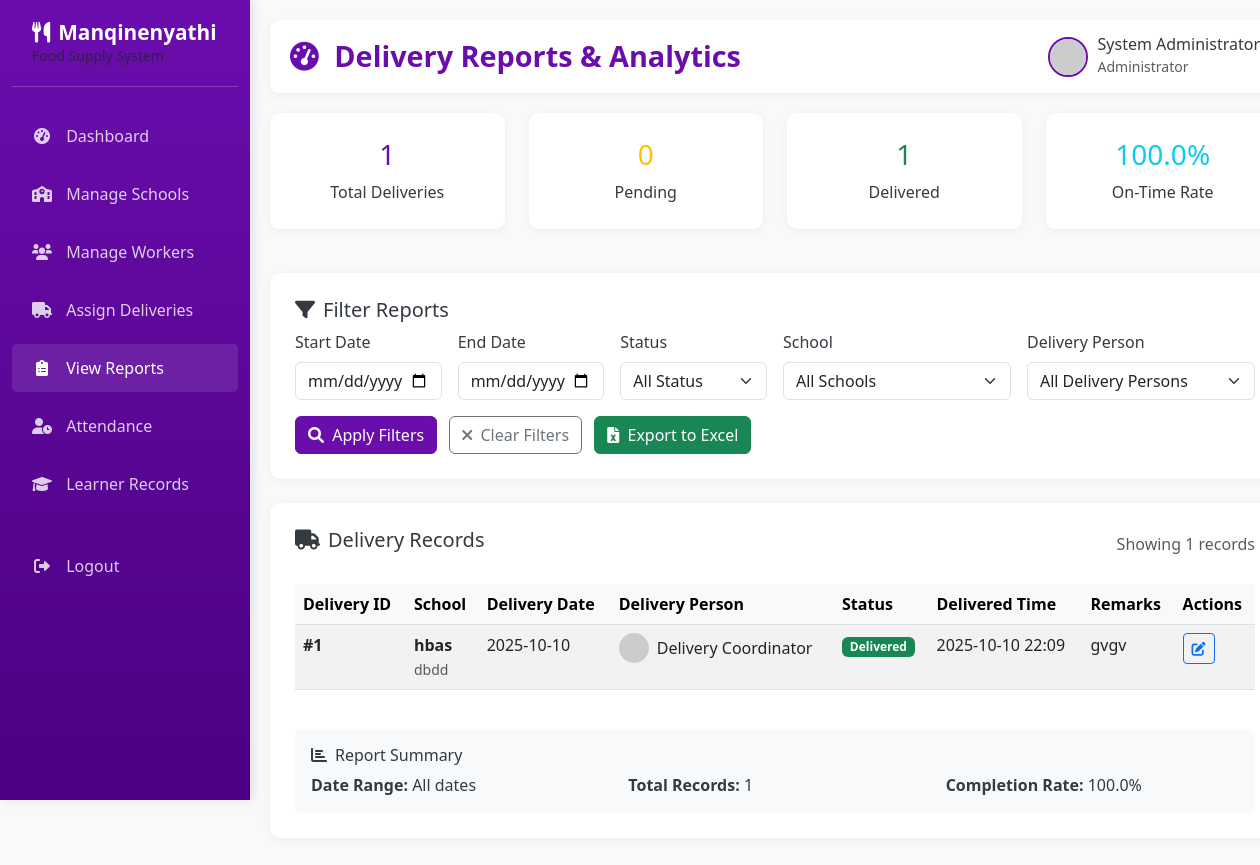
Page /admin/reports (signed in) on the earlier database version.
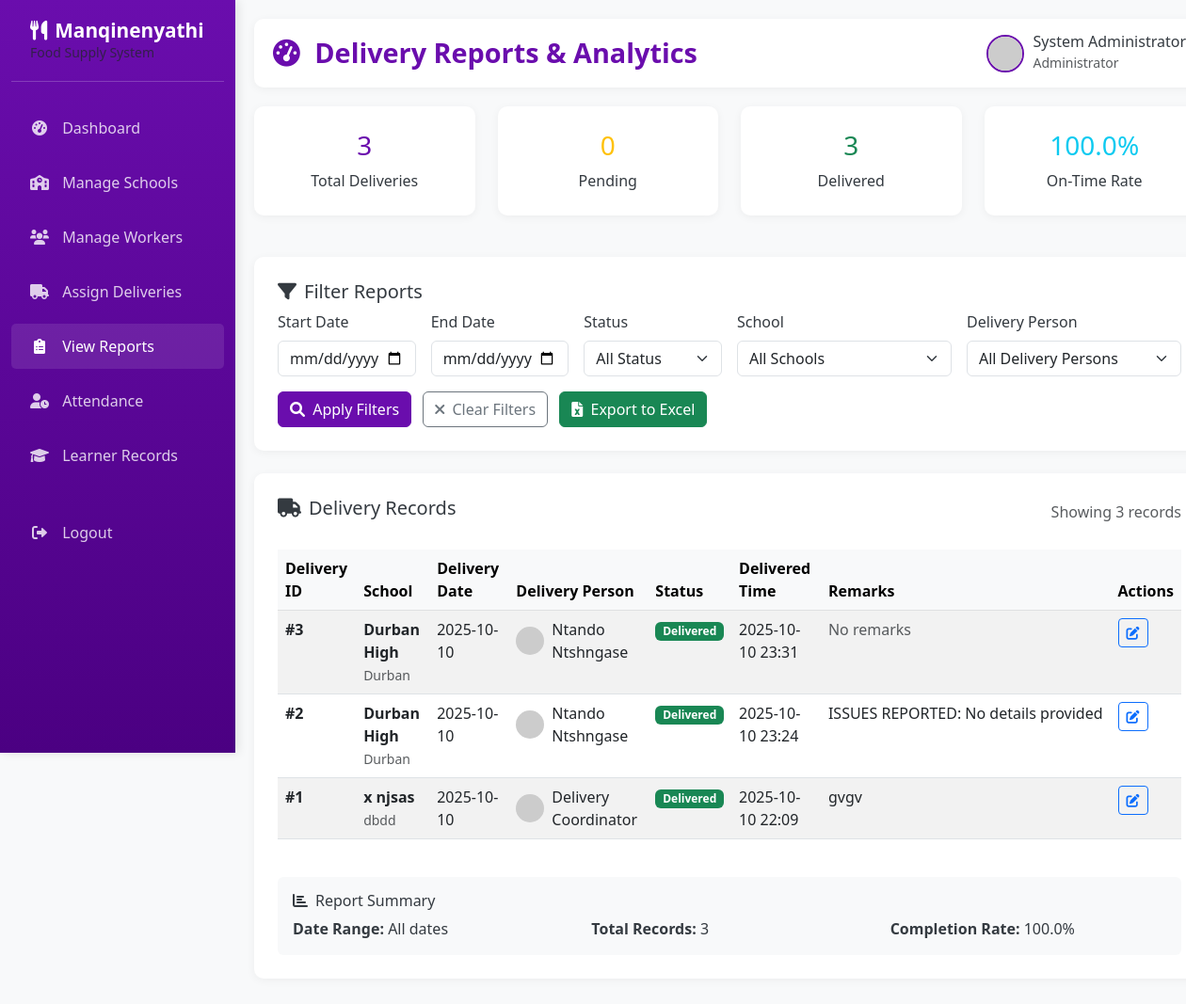
Same page on the later database version.
### app.py (models this page shows, shortened)
class Delivery(db.Model):
    __tablename__ = 'deliveries'
    delivery_id = db.Column(db.Integer, primary_key=True)
    school_id = db.Column(db.Integer, db.ForeignKey('schools.school_id'), nullable=False)
    delivery_date = db.Column(db.Date, nullable=False)
    location = db.Column(db.String(150), nullable=False)
    delivery_guy_id = db.Column(db.Integer, db.ForeignKey('users.user_id'), nullable=False)
    status = db.Column(db.Enum('Pending', 'Delivered'), default='Pending')
    delivered_time = db.Column(db.DateTime)
    remarks = db.Column(db.Text)
    created_at = db.Column(db.DateTime, default=datetime.utcnow)

class School(db.Model):
    __tablename__ = 'schools'
    school_id = db.Column(db.Integer, primary_key=True)
    school_name = db.Column(db.String(150), nullable=False)
    location = db.Column(db.String(150), nullable=False)
    contact_person = db.Column(db.String(100), nullable=False)
    contact_number = db.Column(db.String(20), nullable=False)
    created_at = db.Column(db.DateTime, default=datetime.utcnow)
    deliveries = db.relationship('Delivery', backref='school')
    attendance = db.relationship('Attendance', backref='school')
    learners = db.relationship('Learner', backref='school')

class User(db.Model):
    __tablename__ = 'users'
    user_id = db.Column(db.Integer, primary_key=True)
    full_name = db.Column(db.String(100), nullable=False)
    email = db.Column(db.String(100), unique=True, nullable=False)
    password = db.Column(db.String(255), nullable=False)
    role = db.Column(db.Enum('admin', 'cooker', 'delivery'), nullable=False)
    phone = db.Column(db.String(20))
    created_at = db.Column(db.DateTime, default=datetime.utcnow)
    deliveries = db.relationship('Delivery', backref='delivery_guy', foreign_keys='Delivery.delivery_guy_id')
    attendance = db.relationship('Attendance', backref='cooker', foreign_keys='Attendance.cooker_id')
    learners = db.relationship('Learner', backref='cooker', foreign_keys='Learner.cooker_id')

### app.py (the view)
@app.route('/admin/reports')
def admin_reports():
    if session.get('role') != 'admin':
        return redirect(url_for('home'))
    start_date = request.args.get('start_date', '')
    end_date = request.args.get('end_date', '')
    status_filter = request.args.get('status', '')
    school_filter = request.args.get('school', '')
    delivery_guy_filter = request.args.get('delivery_guy', '')
    query = db.session.query(Delivery, School, User)\
        .join(School, Delivery.school_id == School.school_id)\
        .join(User, Delivery.delivery_guy_id == User.user_id)
    if start_date:
        try:
            start_date_obj = datetime.strptime(start_date, '%Y-%m-%d').date()
            query = query.filter(Delivery.delivery_date >= start_date_obj)
        except ValueError:
            flash('Invalid start date format', 'error')
    if end_date:
        try:
            end_date_obj = datetime.strptime(end_date, '%Y-%m-%d').date()
            query = query.filter(Delivery.delivery_date <= end_date_obj)
        except ValueError:
            flash('Invalid end date format', 'error')
    if status_filter:
        query = query.filter(Delivery.status == status_filter)
    if school_filter:
        query = query.filter(Delivery.school_id == school_filter)
    if delivery_guy_filter:
        query = query.filter(Delivery.delivery_guy_id == delivery_guy_filter)
    delivery_records = query.order_by(Delivery.delivery_date.desc(), Delivery.created_at.desc()).all()
    all_schools = School.query.order_by(School.school_name).all()
    all_delivery_guys = User.query.filter_by(role='delivery').order_by(User.full_name).all()
    total_deliveries = len(delivery_records)
    pending_deliveries = len([d for d, s, u in delivery_records if d.status == 'Pending'])
    delivered_deliveries = len([d for d, s, u in delivery_records if d.status == 'Delivered'])
    on_time_deliveries = 0
    for delivery, school, delivery_guy in delivery_records:
        if delivery.status == 'Delivered' and delivery.delivered_time:
            if delivery.delivered_time.date() <= delivery.delivery_date:
                on_time_deliveries += 1
    on_time_rate = round((on_time_deliveries / delivered_deliveries * 100), 1) if delivered_deliveries > 0 else 0
    return render_template('admin_reports.html',
                         delivery_records=delivery_records,
                         total_deliveries=total_deliveries,
                         pending_deliveries=pending_deliveries,
                         delivered_deliveries=delivered_deliveries,
                         on_time_rate=on_time_rate,
                         all_schools=all_schools,
                         all_delivery_guys=all_delivery_guys,
                         start_date=start_date,
                         end_date=end_date,
                         status_filter=status_filter,
                         school_filter=school_filter,
                         delivery_guy_filter=delivery_guy_filter)

### templates/admin_reports.html (shortened to what this page needs)
{% extends "admin_base.html" %}
{% block page_title %}Delivery Reports & Analytics{% endblock %}
{% block content %}
<div class="row">
    <div class="col-12">
        <div class="row mb-4">
            <div class="col-md-3">
                <div class="content-card text-center">
                    <h3 class="text-purple">{{ total_deliveries }}</h3>
                    <p class="mb-0">Total Deliveries</p>
                </div>
            </div>
            <div class="col-md-3">
                <div class="content-card text-center">
                    <h3 class="text-warning">{{ pending_deliveries }}</h3>
                    <p class="mb-0">Pending</p>
                </div>
            </div>
            <div class="col-md-3">
                <div class="content-card text-center">
                    <h3 class="text-success">{{ delivered_deliveries }}</h3>
                    <p class="mb-0">Delivered</p>
                </div>
            </div>
            <div class="col-md-3">
                <div class="content-card text-center">
                    <h3 class="text-info">{{ on_time_rate }}%</h3>
                    <p class="mb-0">On-Time Rate</p>
                </div>
            </div>
        </div>
        <div class="content-card mb-4">
            <h5><i class="fas fa-filter me-2"></i>Filter Reports</h5>
            <form method="get" class="row g-3">
                <div class="col-md-2">
                    <label for="start_date" class="form-label">Start Date</label>
                    <input type="date" class="form-control" id="start_date" name="start_date" value="{{ start_date }}">
                </div>
                <div class="col-md-2">
                    <label for="end_date" class="form-label">End Date</label>
                    <input type="date" class="form-control" id="end_date" name="end_date" value="{{ end_date }}">
                </div>
                <div class="col-md-2">
                    <label for="status" class="form-label">Status</label>
                    <select class="form-select" id="status" name="status">
                        <option value="">All Status</option>
                    </select>
                </div>
                <div class="col-md-3">
                    <label for="school" class="form-label">School</label>
                    <select class="form-select" id="school" name="school">
                        <option value="">All Schools</option>
                    </select>
                </div>
                <div class="col-md-3">
                    <label for="delivery_guy" class="form-label">Delivery Person</label>
                    <select class="form-select" id="delivery_guy" name="delivery_guy">
                        <option value="">All Delivery Persons</option>
                    </select>
                </div>
                <div class="col-12">
                    <button type="submit" class="btn btn-primary me-2">
                        <i class="fas fa-search me-1"></i> Apply Filters
                    </button>
                    <a href="{{ url_for('admin_reports') }}" class="btn btn-outline-secondary me-2">
                        <i class="fas fa-times me-1"></i> Clear Filters
                    </a>
                    <a href="{{ url_for('export_delivery_excel', start_date=start_date, end_date=end_date, status=status_filter, school=school_filter, delivery_guy=delivery_guy_filter) }}"
                       class="btn btn-success">
                        <i class="fas fa-file-excel me-1"></i> Export to Excel
                    </a>
                </div>
            </form>
        </div>
        <div class="content-card">
            <div class="d-flex justify-content-between align-items-center mb-4">
                <h5><i class="fas fa-truck me-2"></i>Delivery Records</h5>
                <div class="text-muted">
                    Showing {{ delivery_records|length }} records
                </div>
            </div>
            {% if delivery_records %}
            <div class="table-responsive">
                <table class="table table-striped table-hover" id="deliveryTable">
                    <thead class="table-light">
                        <tr>
                            <th>Delivery ID</th>
                            <th>School</th>
                            <th>Delivery Date</th>
                            <th>Delivery Person</th>
                            <th>Status</th>
                            <th>Delivered Time</th>
                            <th>Remarks</th>
                            <th>Actions</th>
                        </tr>
                    </thead>
                    <tbody>
                        {% for delivery, school, delivery_guy in delivery_records %}
                        <tr>
                            <td>
                                <strong>#{{ delivery.delivery_id }}</strong>
                            </td>
                            <td>
                                <div>
                                    <strong>{{ school.school_name }}</strong>
                                    <br>
                                    <small class="text-muted">{{ school.location }}</small>
                                </div>
                            </td>
                            <td>
                                {{ delivery.delivery_date.strftime('%Y-%m-%d') }}
                            </td>
                            <td>
                                <div class="d-flex align-items-center">
                                    <img src="https://ui-avatars.com/api/?name={{ delivery_guy.full_name }}&background=6a0dad&color=fff"
                                         alt="{{ delivery_guy.full_name }}" class="rounded-circle me-2" width="30" height="30">
                                    {{ delivery_guy.full_name }}
                                </div>
                            </td>
                            <td>
                                {% if delivery.status == 'Delivered' %}
                                <span class="badge bg-success">{{ delivery.status }}</span>
                                {% else %}
                                <span class="badge bg-warning">{{ delivery.status }}</span>
                                {% endif %}
                            </td>
                            <td>
                                {% if delivery.delivered_time %}
                                {{ delivery.delivered_time.strftime('%Y-%m-%d %H:%M') }}
                                {% else %}
                                <span class="text-muted">N/A</span>
                                {% endif %}
                            </td>
                            <td>
                                {% if delivery.remarks %}
                                <span class="text-truncate" style="max-width: 150px;"
                                      title="{{ delivery.remarks }}">
                                    {{ delivery.remarks }}
                                </span>
                                {% else %}
                                <span class="text-muted">No remarks</span>
                                {% endif %}
                            </td>
                            <td>
                                <div class="btn-group btn-group-sm">
                                    <a href="{{ url_for('edit_delivery', delivery_id=delivery.delivery_id) }}"
                                       class="btn btn-outline-primary" title="Edit Delivery">
                                        <i class="fas fa-edit"></i>
                                    </a>
                                </div>
                            </td>
                        </tr>
                        {% endfor %}
                    </tbody>
                </table>
            </div>
            <div class="mt-4 p-3 bg-light rounded">
                <h6><i class="fas fa-chart-bar me-2"></i>Report Summary</h6>
                <div class="row">
                    <div class="col-md-4">
                        <strong>Date Range:</strong>
                        {% if start_date and end_date %}
                        {{ start_date }} to {{ end_date }}
                        {% else %}
                        All dates
                        {% endif %}
                    </div>
                    <div class="col-md-4">
                        <strong>Total Records:</strong> {{ total_deliveries }}
                    </div>
                    <div class="col-md-4">
                        <strong>Completion Rate:</strong>
                        {% if total_deliveries > 0 %}
                        {{ ((delivered_deliveries / total_deliveries) * 100)|round(1) }}%
                        {% else %}
                        0%
                        {% endif %}
                    </div>
                </div>
            </div>
            {% else %}
            <div class="text-center py-5">
                <i class="fas fa-truck fa-3x text-muted mb-3"></i>
                <h5 class="text-muted">No delivery records found</h5>
                <p class="text-muted">Try adjusting your filters or check back later for new records.</p>
            </div>
            {% endif %}
        </div>
    </div>
</div>
{% endblock %}

Differences in the rows shown:
added Delivery: delivery_id "3", school_name "Durban High", location "Durban", delivery_date "2025-10-10", full_name "Ntando Ntshngase", status "Delivered", delivered_time "2025-10-10 23:31", remarks "No remarks"
added Delivery: delivery_id "2", school_name "Durban High", location "Durban", delivery_date "2025-10-10", full_name "Ntando Ntshngase", status "Delivered", delivered_time "2025-10-10 23:24", remarks "ISSUES REPORTED: No details provided"
changed through a linked row, Delivery "gvgv": school_name "hbas" → "x njsas"
Other differences:
{{ total_deliveries }}: "1" → "3"
{{ delivered_deliveries }}: "1" → "3"
{{ delivery_records|length }}: "1" → "3"
